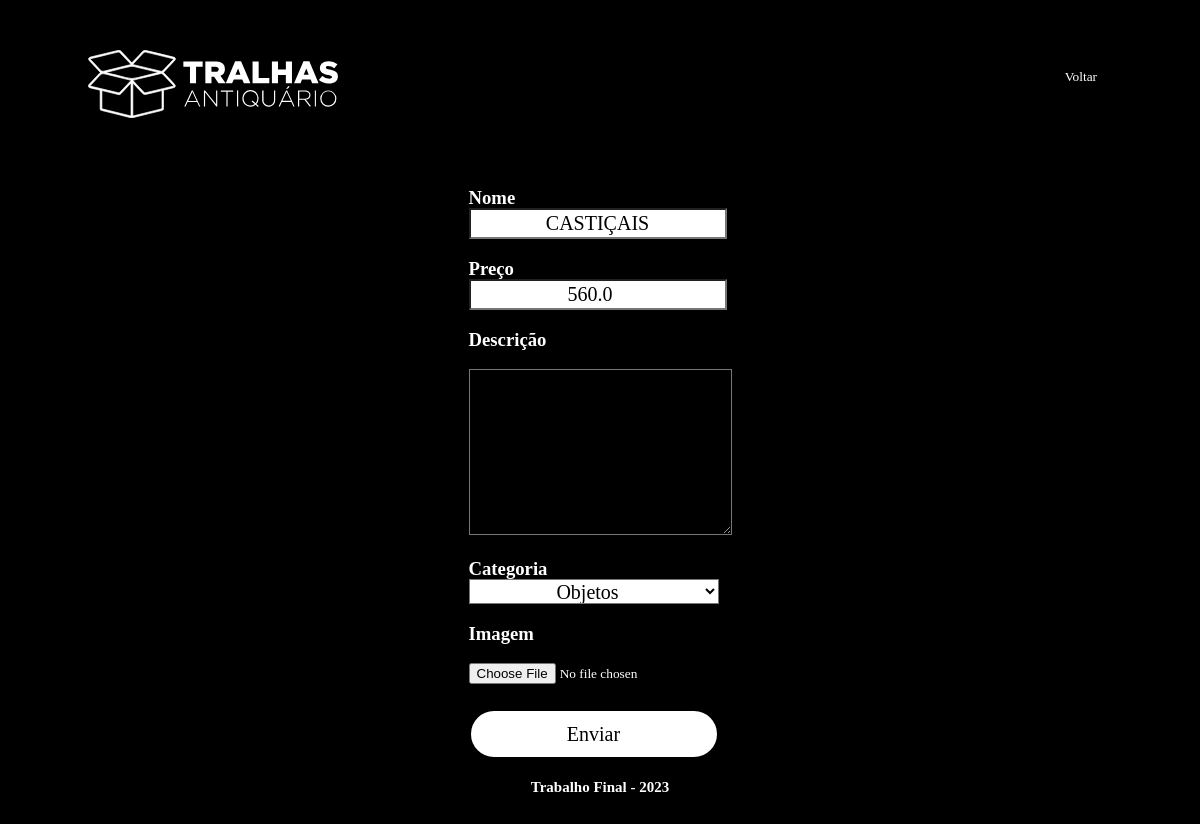
Screenshot of /produtos/editar/16/ with the database file from the repository.
### loja/models.py (models this page shows, shortened)
class Produto(models.Model):
    nome = models.CharField(max_length=100)
    preco = models.FloatField()
    imagem = models.ImageField(upload_to="image/")
    descricao = models.TextField()
    categoria = models.ForeignKey(Categoria,on_delete=models.CASCADE)

class Categoria(models.Model):
    categoria = models.CharField(max_length=50)
    def __str__(self):
        return self.categoria

### loja/views.py (the view)
# urls.py: path('produtos/editar/<int:id>/',produtos_editar,name='produtos_editar'),
def produtos_editar(request,id):
    produto = get_object_or_404(Produto,id=id)
    if request.method == 'POST':
        form = ProdutoForm(request.POST,instance=produto)
        if form.is_valid():
            form.save()
            return redirect('produtos_listar')
    else:
        form = ProdutoForm(instance=produto)
    return render(request,'loja/form.html',{'form':form})

### loja/forms.py
class ProdutoForm(ModelForm):
    class Meta:
        model = Produto
        fields = '__all__'
        widgets = {
            'nome' : forms.TextInput(attrs={'class':'form-control'}),
            'preco' : forms.NumberInput(attrs={'class':'form-control'}),
            'imagem' : forms.FileInput(attrs={'class':'form-control'}),
            'descricao' : forms.TextInput(attrs={'class':'form-control'}),
            'categoria' : forms.Select(attrs={'class':'form-control'})
        }

### loja/templates/loja/form.html (shortened to what this page needs)
{% extends 'base2.html' %}
{% block nav %}
<div class="nav-botao-admin">
    <a href="/produtos"><button>
        Voltar
      </button></a>
  </div>
  </div>
{% endblock %}
{% block center %}
<div class="area-produtos">
    <form method="post" enctype="multipart/form-data">
        <div class="mb-3">
            <h3>Nome</h3>
            {{ form.nome }}
        </div>
        <div class="mb-3">
            <h3>Preço</h3>
            {{ form.preco }}
        </div>
        <div class="mb-3-desc">
            <h3>Descrição</h3>
            <textarea name="descricao" cols="33" rows="10" required="" id="{{ form.descricao }}</textarea>
        </div>
        <div class="mb-3">
            <h3>Categoria</h3>
            {{ form.categoria }}
        </div>
        <div class="mb-3-img">
            <h3>Imagem</h3>
            {{ form.imagem }}
        </div>
        <button type="submit" class="btn-primary">Enviar</button>
    </form>
</div>
{% endblock %}

### static/css/style2.css (style rules this page uses)
* { font-family: 'Franklin Gothic Medium'; background-color: black; color: white; }
nav .nav-content .nav-botao-admin a { text-decoration: none; }
nav .nav-content .nav-botao-admin a button { display: flex; align-items: center; margin-top: -15px; color: black; border-radius: 25px; background-color: white; border-style: none; padding: 10px; padding-left: 15px; padding-right: 15px; }
.area-produtos { display: flex; justify-content: center; background-color: rgb(0, 0, 0); border-radius: 50px; margin-top: 10px; margin-left: 50px; margin-right: 50px; }
.area-produtos form .mb-3 h3 { text-align: left; margin-bottom: -1px; }
.area-produtos form .mb-3 input,select { background-color: white; color: black; width: 250px; font-size: 20px; text-align: center; height: 25px; }
.area-produtos form button { background-color: white; color: black; width: 250px; font-size: 20px; text-align: center; border-style: solid; border-radius: 25px; height: 50px; margin-top: 25px; }
nav .nav-content .nav-botao-admin a button { display: flex; align-items: center; margin-top: -15px; color: white; border-radius: 25px; background-color: rgb(0, 0, 0); border-style: none; padding: 10px; padding-left: 15px; padding-right: 15px; }

### rows the page displays
Produto: nome "CASTIÇAIS", preco "560.0"
Categoria: categoria "Objetos"
